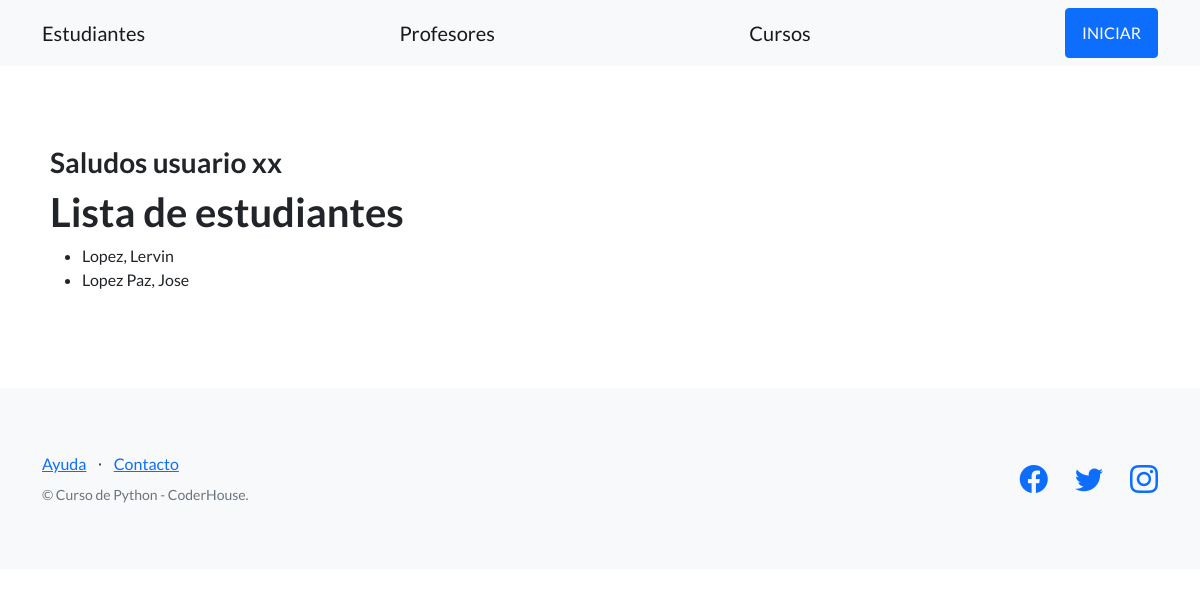
/plataforma/alumno/, run on an earlier commit of the app's database.
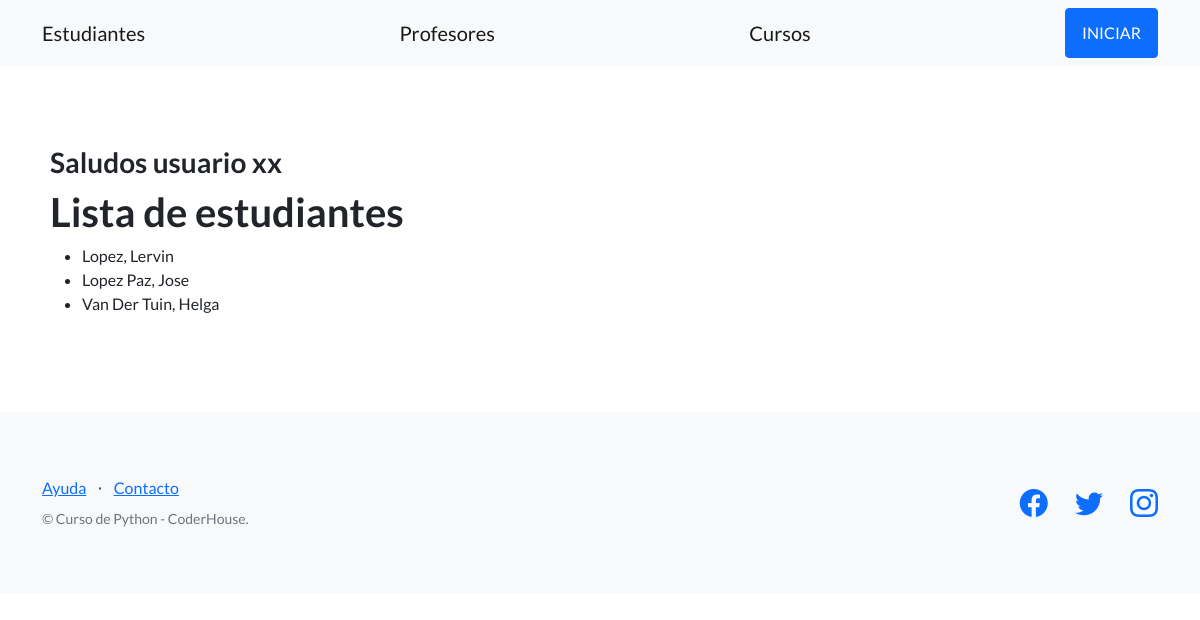
And on a later commit of the database.
### estudiantes/models.py (models this page shows, shortened)
class Estudiante(models.Model):
    nombre = models.CharField(max_length=256)
    apellido = models.CharField(max_length=256)
    dni = models.CharField(max_length=32)
    email = models.EmailField()
    fecha_nacimiento = models.DateField(null=True)

### estudiantes/views.py (the view)
# urls.py: path('alumno/', listar_estudiantes, name="listar_alumnos"),
def listar_estudiantes(request):
    contexto = {
        'estudiantes': Estudiante.objects.all()
    }
    return render(
        request=request,
        template_name='estudiantes/lista_estudiantes.html',
        context=contexto,
    )

### estudiantes/templates/estudiantes/lista_estudiantes.html (shortened to what this page needs)
{% extends "estudiantes/base.html" %}
{% block contenido %}
{% include "estudiantes/barra_saludo.html" %}
<h1 class="titulos-coder">Lista de estudiantes</h1>
<ul>
{% for student in estudiantes %}
  <li>{{ student.apellido }}, {{ student.nombre }}</li>
{% endfor %}
</ul>
{% endblock contenido %}

What changed in the data, as far as the page shows it:
added Estudiante: apellido "Van Der Tuin", nombre "Helga"
